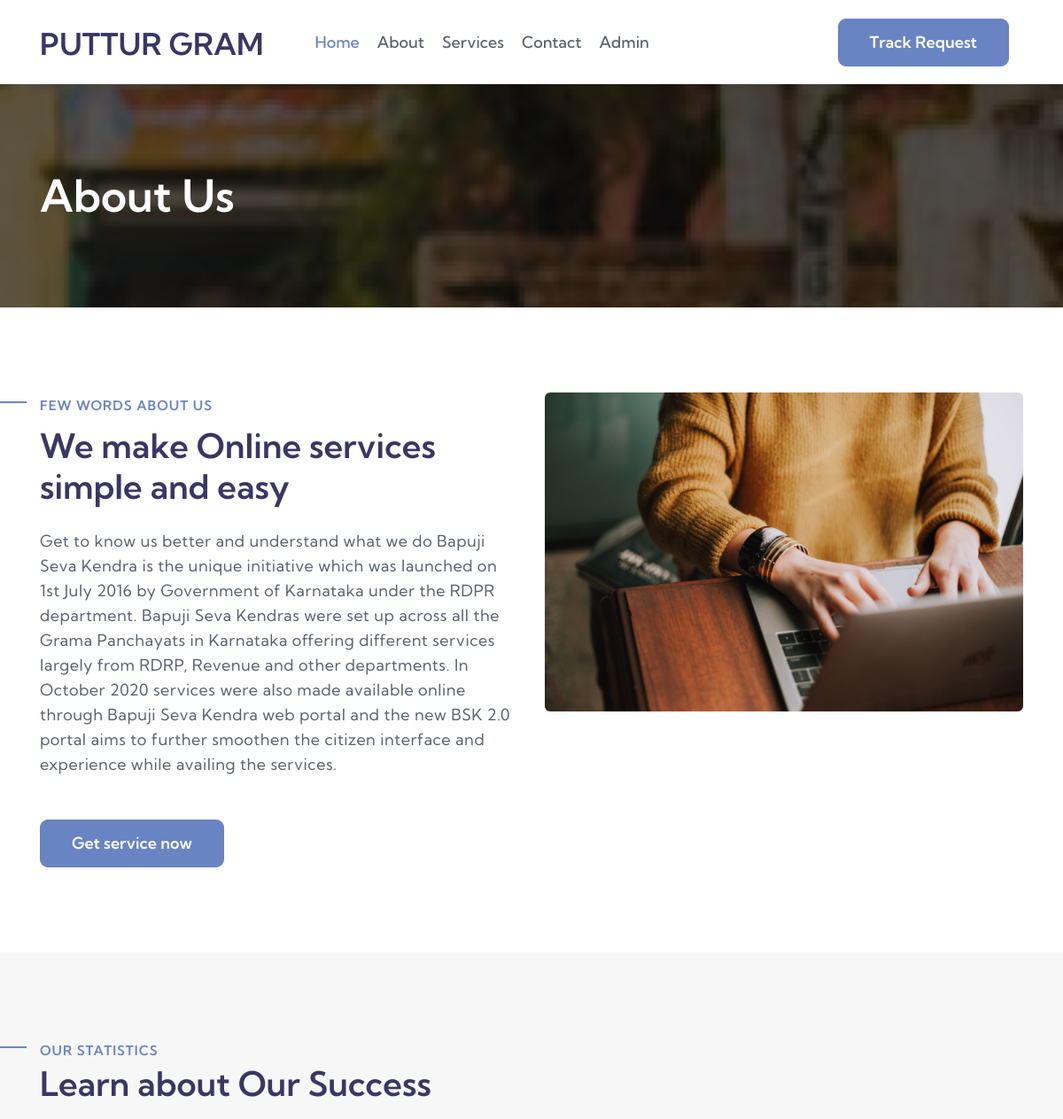
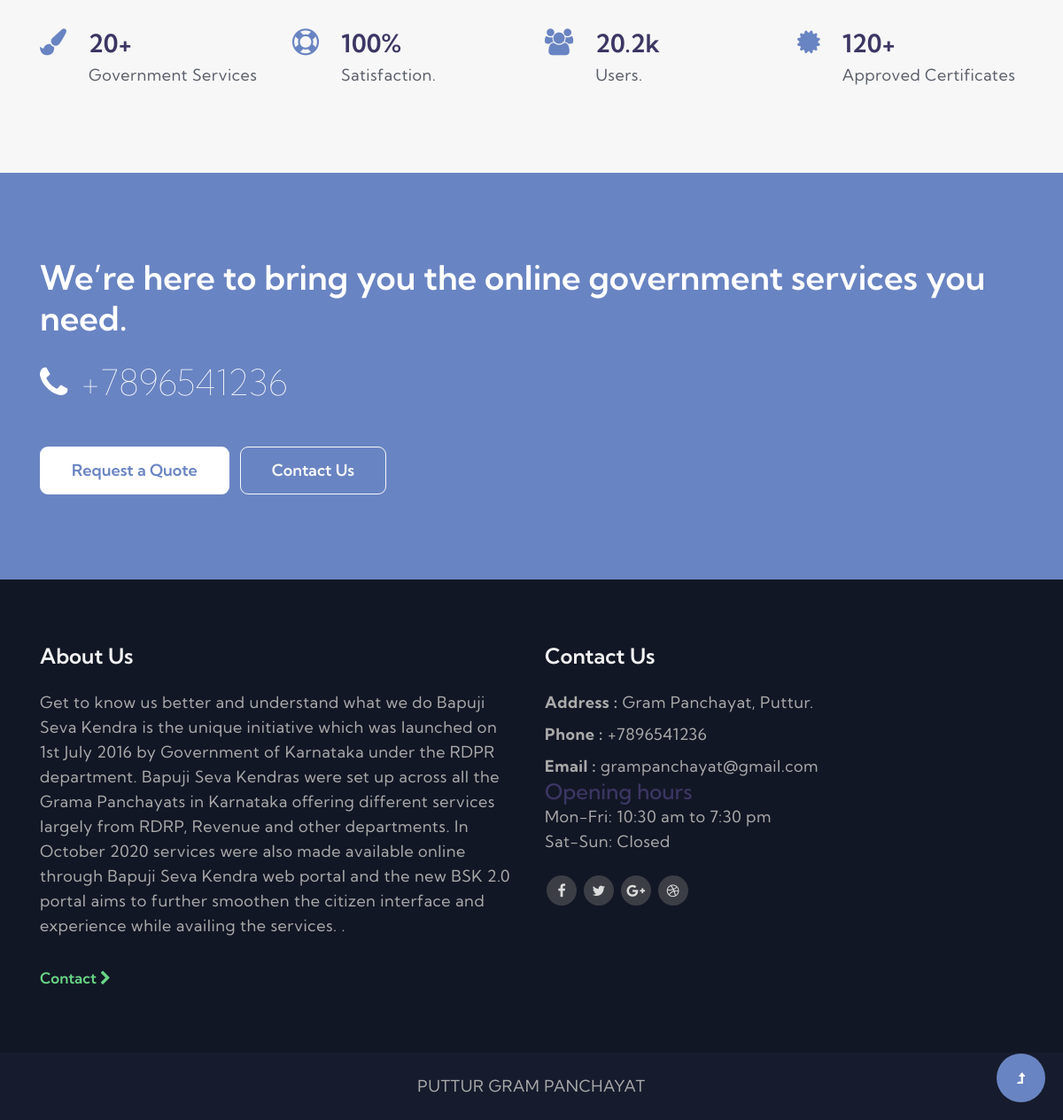
Page /about.php on the committed database (2 pictures, top to bottom).
### tables this page shows
CREATE TABLE `tblpage` (
  `ID` int(10) NOT NULL,
  `PageType` varchar(200) DEFAULT NULL,
  `PageTitle` mediumtext DEFAULT NULL,
  `PageDescription` mediumtext DEFAULT NULL,
  `Email` varchar(200) DEFAULT NULL,
  `MobileNumber` bigint(10) DEFAULT NULL,
  `UpdationDate` date DEFAULT NULL,
  `Timing` varchar(200) NOT NULL
);

### about.php (the view, shortened to what this page needs)
<?php
include('includes/config.php');
?>
<!doctype html>
<html lang="en">
  <head>
    <link rel="stylesheet" href="assets/css/style-starter.css">
  </head>
  <body>
<?php include_once('includes/topbar.php');?>
<section class="w3l-about-breadcrumb">
    <div class="breadcrumb-bg breadcrumb-bg-about py-5">
        <div class="container py-lg-5 py-md-3">
            <h2 class="title">About Us</h2>
        </div>
    </div>
</section>
<section class="wthree-row py-5 about-main" id="about">
    <div class="container py-lg-5 py-md-4 py-2">
        <div class="row">
            <div class="col-lg-6 mb-lg-0 mb-md-5 mb-4">
                <h3 class="title-small mb-2">Few words about us</h3>
                <h3 class="title-big">We make Online services simple and easy </h3>
                 <?php
$ret=mysqli_query($con,"select * from tblpage where PageType='aboutus' ");
while ($row=mysqli_fetch_array($ret)) {
?>
                <p class="pt-4"><?php  echo $row['PageDescription'];?></p><?php } ?>
                <a href="#getservice" class="btn btn-style btn-primary mt-lg-5 mt-4">Get service now</a>
            </div>
            <div class="col-lg-6 text-center">
                <div class="agileits-banner-info4">
                    <img src="assets/images/image3.jpg" alt="image" class="img-fluid radius-image" />
                </div>
            </div>
        </div>
    </div>
</section>
<section class="w3l-stats py-lg-5 py-4" id="stats">
    <div class="gallery-inner container py-md-5 py-4">
        <h6 class="title-small">Our Statistics</h6>
        <h3 class="title-big mb-md-5 mb-5">Learn about Our Success</h3>
        <div class="row stats-con">
            <div class="col-md-3 col-6 stats_info counter_grid">
                <div class="grids_info">
                    <span class="fa fa-paint-brush"></span>
                    <div class="detail">
                        <h4>20+</h4>
                        <p class="">Government Services</p>
                    </div>
                </div>
            </div>
            <div class="col-md-3 col-6 stats_info counter_grid1">
                <div class="grids_info">
                    <span class="fa fa-life-ring"></span>
                    <div class="detail">
                        <h4>100%</h4>
                        <p class="">Satisfaction.</p>
                    </div>
                </div>
            </div>
            <div class="col-md-3 col-6 stats_info counter_grid mt-md-0 mt-5">
                <div class="grids_info">
                    <span class="fa fa-users"></span>
                    <div class="detail">
                        <h4>20.2k</h4>
                        <p class="">Users.</p>
                    </div>
                </div>
            </div>
            <div class="col-md-3 col-6 stats_info counter_grid2 mt-md-0 mt-5">
                <div class="grids_info">
                    <span class="fa fa-certificate"></span>
                    <div class="detail">
                        <h4>120+</h4>
                        <p class="">Approved Certificates</p>
                    </div>
                </div>
            </div>
        </div>
    </div>
</section>
 <section class="w3l-forms-9 py-5" id="">
     <div class="main-w3 py-lg-5 py-md-4 py-2">
         <div class="container">
             <div class="row align-items-center">
                 <div class="main-midd col-lg-12">
                     <h3 class="title-big">We’re here to bring you the online government services you need.</h3>
                     <?php
$ret=mysqli_query($con,"select * from tblpage where PageType='contactus' ");
while ($row=mysqli_fetch_array($ret)) {
?>
                     <h2><span class="fa mr-1 fa-phone"></span> +<?php  echo $row['MobileNumber'];?></h2><?php } ?>
                     <a class="btn btn-white btn-style mt-md-5 mt-4 mr-2" href="#Quote"> Request a Quote </a>
                     <a class="btn btn-outline-light btn-style mt-md-5 mt-4" href="contact.php"> Contact Us </a>
                 </div>
             </div>
         </div>
     </div>
 </section>
<?php include_once('includes/footer.php');?>
</body>
</html>

### includes/footer.php (shortened to what this page needs)
<?php error_reporting(0);
include('includes/config.php');
?>
<footer class="py-5">
  <div class="container py-lg-4 py-2">
    <div class="row footer-top">
      <div class="col-lg-6 footer-grid_section_1its footer-text">
        <div class="footer-title">
          <h3>About Us</h3>
        </div>
        <?php
$ret=mysqli_query($con,"select * from tblpage where PageType='aboutus' ");
while ($row=mysqli_fetch_array($ret)) {
?>
        <p class="mt-lg-4 mt-3 mb-4 pb-lg-2"><?php  echo $row['PageDescription'];?>.</p><?php } ?>
          <a href="contact.php" class=" link-style p-0">Contact
            <span class="fa fa-chevron-right"></span>
        </a>
      </div>
      <div class="col-lg-6 col-md-6 footer-grid_section_1its mt-lg-0 mt-5">
        <div class="footer-title">
          <h3>Contact Us</h3>
        </div>
        <div class="footer-text mt-4">
            <?php
$ret=mysqli_query($con,"select * from tblpage where PageType='contactus' ");
while ($row=mysqli_fetch_array($ret)) {
?>
          <p><strong>Address :</strong> <?php  echo $row['PageDescription'];?>.</p>
          <p class="my-2"><strong>Phone :</strong> <a href="tel:+<?php  echo $row['MobileNumber'];?>">+<?php  echo $row['MobileNumber'];?></a></p>
          <p><strong>Email :</strong> <a href="<?php  echo $row['Email'];?>"><?php  echo $row['Email'];?></a></p>
          <h4>Opening hours</h4>
                    <p>Mon-Fri: <?php  echo $row['Timing'];?></p>
                    <p>Sat-Sun: Closed</p><?php } ?>
          <ul class="top-right-info mt-4">
            <li class="facebook-w3">
              <a href="#facebbok">
                <span class="fa fa-facebook-f"></span>
              </a>
            </li>
            <li class="twitter-w3">
              <a href="#twitter">
                <span class="fa fa-twitter"></span>
              </a>
            </li>
            <li class="google-w3">
              <a href="#google">
                <span class="fa fa-google-plus"></span>
              </a>
            </li>
            <li class="dribble-w3">
              <a href="#dribble">
                <span class="fa fa-dribbble"></span>
              </a>
            </li>
          </ul>
        </div>
      </div>
    </div>
  </div>
</footer>
<div class="cpy-right text-center py-4">
  <p>PUTTUR GRAM PANCHAYAT</p>
</div>
<button onclick="topFunction()" id="movetop" title="Go to top">
  <span class="fa fa-level-up" aria-hidden="true"></span>
</button>

### rows in the picture
tblpage: PageDescription "Get to know us better and understand what we do Bapuji Seva Kendra is the unique initiative which was launched on 1st July 2016 by Government of Karnataka under the RDPR department. Bapuji Seva Kendras were set up across all the Grama Panchayats in Karnataka offering different services largely from RDRP, Revenue and other departments. In October 2020 services were also made available online through Bapuji Seva Kendra web portal and the new BSK 2.0 portal aims to further smoothen the citizen interface and experience while availing the services."
tblpage: MobileNumber "7896541236", PageDescription "Gram Panchayat, Puttur", Email "grampanchayat@gmail.com", Timing "10:30 am to 7:30 pm"
